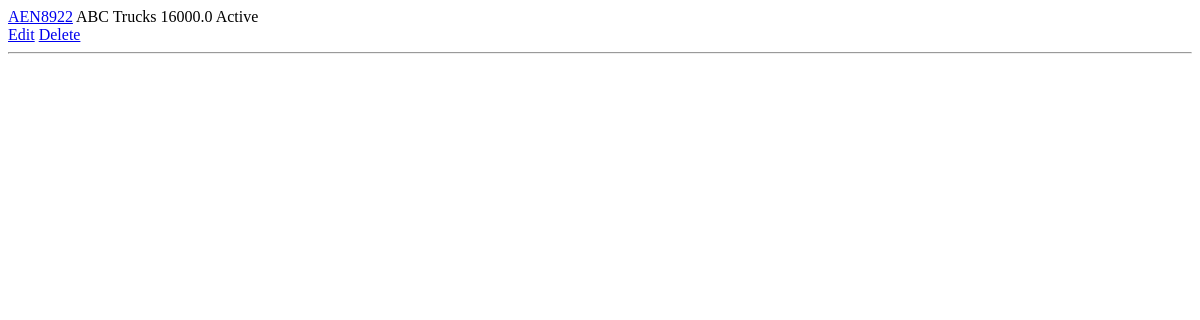
/app/truck/, run on an earlier commit of the app's database.
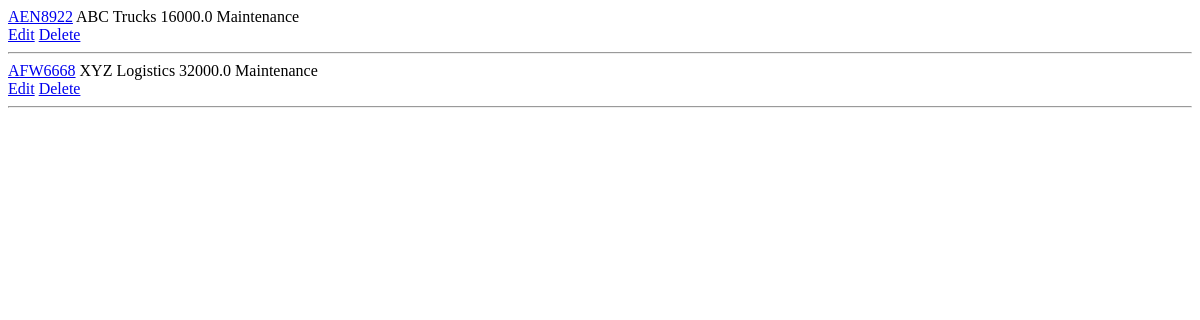
And on a later commit of the database.
### triplog/models.py (models this page shows, shortened)
class Truck(models.Model):
    plate_number = models.CharField(max_length=7, unique=True)
    capacity_kg = models.FloatField()
    truck_company = models.ForeignKey(TruckCompany, on_delete=models.CASCADE, related_name="trucks")
    status = models.CharField(max_length=50, choices=[("Active", "Active"),("In Use", "In Use"),("Maintenance", "Maintenance")])
    def get_absolute_url(self):
        return reverse("truck_detail", kwargs={"pk": self.pk})

class TruckCompany(models.Model):
    name = models.CharField(max_length=255)
    contact = models.CharField(max_length=20)
    email = models.CharField(max_length=30)
    address = models.CharField(max_length=255)
    def __str__(self):
        return self.name

### triplog/views.py (the view)
# urls.py: path("truck/", TruckListView.as_view(), name="truck_list"),
class TruckListView(ListView):
    model = Truck
    template_name = "truck/truck_list.html"

### templates/truck/truck_list.html (shortened to what this page needs)
{% extends 'base.html' %}
{% block content %}
{% for truck in truck_list %}
<div>
    <a href="{{ truck.get_absolute_url }}">{{ truck.plate_number }}</a>
    <span>{{ truck.truck_company }}</span> <span>{{ truck.capacity_kg }}</span> <span>{{ truck.status }}</span>
</div>
<a href="{% url 'truck_edit' truck.pk %}">Edit</a>
<a href="{% url 'truck_delete' truck.pk %}">Delete</a>
<hr>
{% endfor %}
{% endblock %}

What changed in the data, as far as the page shows it:
changed Truck "AEN8922": status "Active" → "Maintenance"
added Truck: plate_number "AFW6668", truck_company "XYZ Logistics", capacity_kg "32000.0", status "Maintenance"
